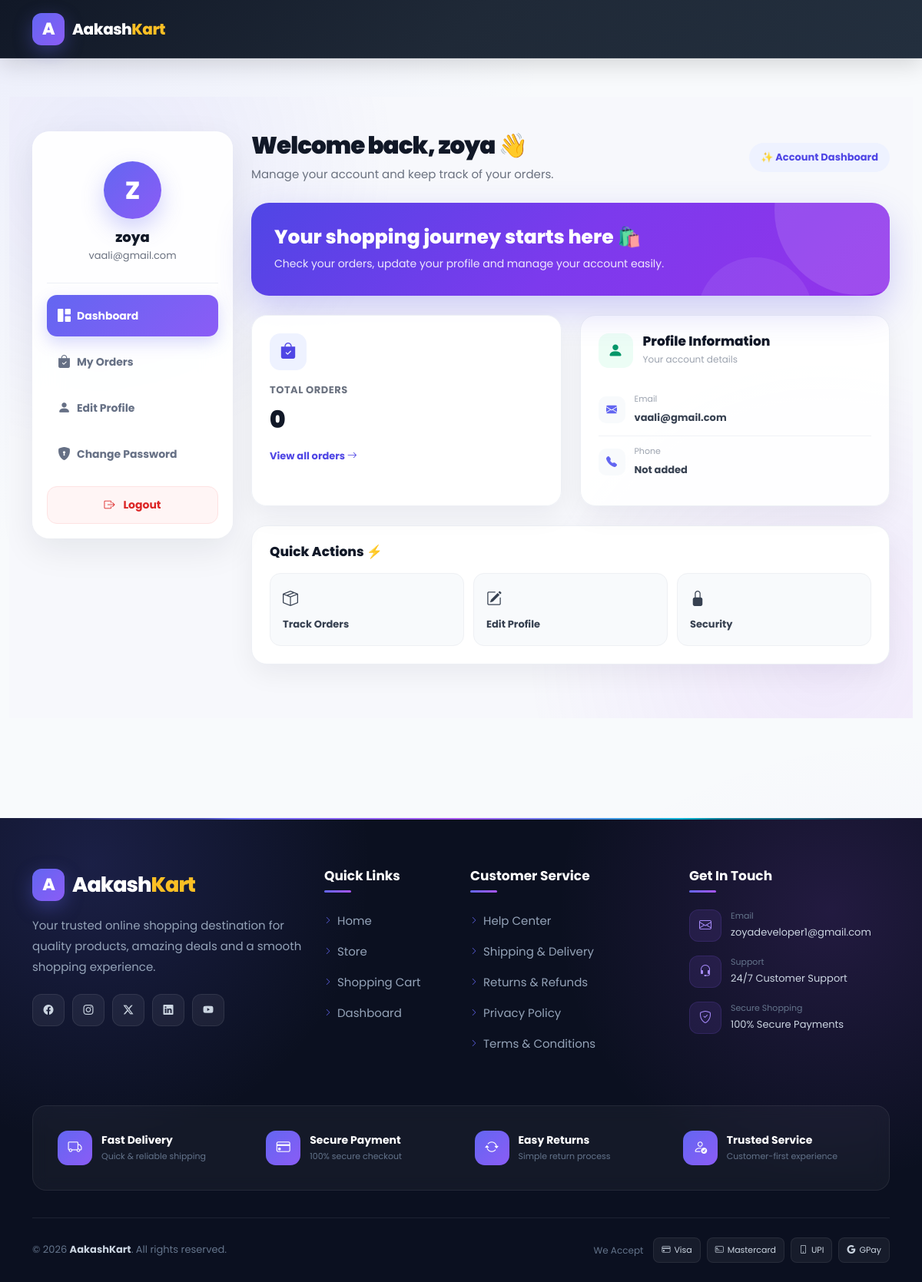
The page /accounts/dashboard/ (signed in) on the database as committed earlier.
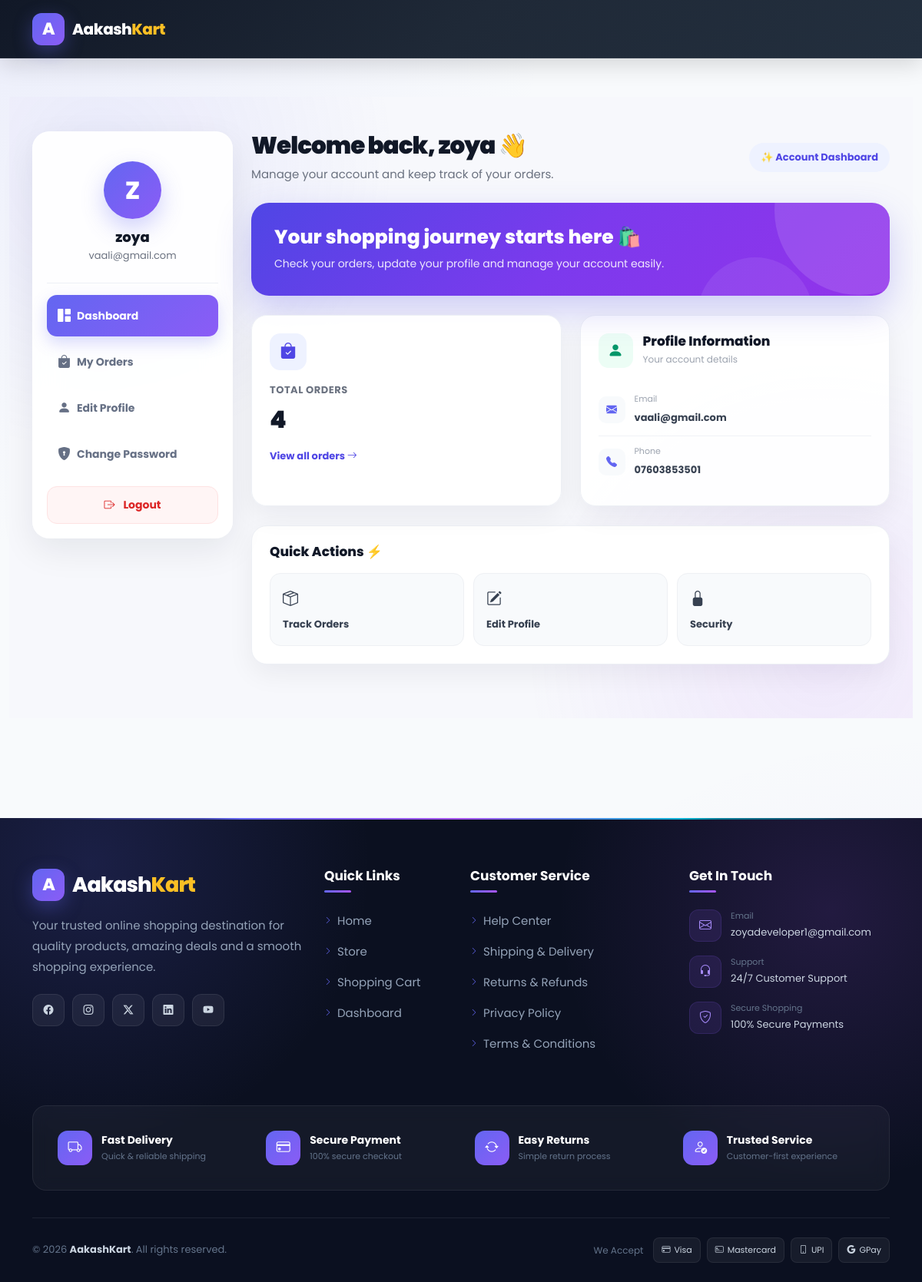
The same page on the database as committed later.
### accounts/models.py (models this page shows, shortened)
class Account(AbstractBaseUser):
    first_name     = models.CharField(max_length=50)
    last_name      = models.CharField(max_length=50)
    username       = models.CharField(max_length=50, unique=True)
    email          = models.EmailField(max_length=100, unique=True)
    phone_number   = models.CharField(max_length=15, blank=True)
    address_line_1 = models.CharField(max_length=100, blank=True)
    address_line_2 = models.CharField(max_length=100, blank=True)
    city           = models.CharField(max_length=50, blank=True)
    state          = models.CharField(max_length=50, blank=True)
    country        = models.CharField(max_length=50, blank=True)
    profile_picture = models.ImageField(upload_to='users/', blank=True, null=True)
    date_joined    = models.DateTimeField(auto_now_add=True)
    last_login     = models.DateTimeField(auto_now_add=True)
    is_admin       = models.BooleanField(default=False)
    is_staff       = models.BooleanField(default=False)
    is_active      = models.BooleanField(default=False)
    is_superadmin  = models.BooleanField(default=False)
    USERNAME_FIELD = 'email'
    REQUIRED_FIELDS = ['username', 'first_name', 'last_name']
    objects = MyAccountManager()

### accounts/views.py (the view)
# urls.py: path('dashboard/', views.dashboard, name='dashboard'),
@login_required(login_url='login')
def dashboard(request):
    orders_count = Order.objects.filter(user=request.user).count()
    return render(request, 'accounts/dashboard.html', {'orders_count': orders_count})

### templates/accounts/dashboard.html (shortened to what this page needs)
{% extends 'base.html' %}
{% load static %}
{% block content %}
<section class="dashboard-page">
    <div class="container">
        <div class="row g-4">
            <aside class="col-lg-3">
                <div class="dashboard-sidebar">
                    <div class="profile-mini">
                        <div class="profile-avatar">
                            {% if user.first_name %}
                                {{ user.first_name|first|upper }}
                            {% else %}
                                U
                            {% endif %}
                        </div>
                        <h5>
                            {{ user.first_name|default:"User" }}
                        </h5>
                        <p>
                            {{ user.email }}
                        </p>
                    </div>
                    <nav class="dashboard-nav">
                        <a
                            href="{% url 'dashboard' %}"
                            class="active"
                        >
                            <i class="bi bi-grid-1x2-fill"></i>
                            Dashboard
                        </a>
                        <a href="{% url 'my_orders' %}">
                            <i class="bi bi-bag-check-fill"></i>
                            My Orders
                        </a>
                        <a href="{% url 'edit_profile' %}">
                            <i class="bi bi-person-fill"></i>
                            Edit Profile
                        </a>
                        <a href="{% url 'change_password' %}">
                            <i class="bi bi-shield-lock-fill"></i>
                            Change Password
                        </a>
                    </nav>
                    <a
                        href="{% url 'logout' %}"
                        class="logout-btn"
                    >
                        <i class="bi bi-box-arrow-right me-2"></i>
                        Logout
                    </a>
                </div>
            </aside>
            <main class="col-lg-9">
                <div class="dashboard-header">
                    <div>
                        <h1>
                            Welcome back, {{ user.first_name|default:"User" }} 👋
                        </h1>
                        <p>
                            Manage your account and keep track of your orders.
                        </p>
                    </div>
                    <div class="welcome-badge">
                        ✨ Account Dashboard
                    </div>
                </div>
                <div class="welcome-card">
                    <div class="welcome-card-content">
                        <h2>
                            Your shopping journey starts here 🛍️
                        </h2>
                        <p>
                            Check your orders, update your profile and manage your account easily.
                        </p>
                    </div>
                </div>
                <div class="row g-4">
                    <div class="col-md-6">
                        <div class="stat-card">
                            <div class="stat-icon orders-icon">
                                <i class="bi bi-bag-check-fill"></i>
                            </div>
                            <h6>
                                Total Orders
                            </h6>
                            <div class="stat-number">
                                {{ orders_count }}
                            </div>
                            <a
                                href="{% url 'my_orders' %}"
                                class="stat-link"
                            >
                                View all orders
                                <i class="bi bi-arrow-right"></i>
                            </a>
                        </div>
                    </div>
                    <div class="col-md-6">
                        <div class="profile-card">
                            <div class="profile-card-header">
                                <div class="profile-card-icon">
                                    <i class="bi bi-person-fill"></i>
                                </div>
                                <div>
                                    <h5>
                                        Profile Information
                                    </h5>
                                    <small>
                                        Your account details
                                    </small>
                                </div>
                            </div>
                            <div class="profile-detail">
                                <div class="detail-icon">
                                    <i class="bi bi-envelope-fill"></i>
                                </div>
                                <div class="detail-text">
                                    <small>Email</small>
                                    <span>
                                        {{ user.email }}
                                    </span>
                                </div>
                            </div>
                            <div class="profile-detail">
                                <div class="detail-icon">
                                    <i class="bi bi-telephone-fill"></i>
                                </div>
                                <div class="detail-text">
                                    <small>Phone</small>
                                    <span>
                                        {{ user.phone_number|default:"Not added" }}
                                    </span>
                                </div>
                            </div>
                        </div>
                    </div>
                </div>
                <div class="quick-card">
                    <h5>
                        Quick Actions ⚡
                    </h5>
                    <div class="quick-actions">
                        <a
                            href="{% url 'my_orders' %}"
                            class="quick-action"
                        >
                            <i class="bi bi-box-seam"></i>
                            Track Orders
                        </a>
                        <a
                            href="{% url 'edit_profile' %}"
                            class="quick-action"
                        >
                            <i class="bi bi-pencil-square"></i>
                            Edit Profile
                        </a>
                        <a
                            href="{% url 'change_password' %}"
                            class="quick-action"
                        >
                            <i class="bi bi-lock-fill"></i>
                            Security
                        </a>
                    </div>
                </div>
            </main>
        </div>
    </div>
</section>
{% endblock %}

Rows that differ between the two databases and show on the page:
changed Account "zoya": phone_number "Not added" → "07603853501"
Other text that changed with them:
{{ orders_count }}: "0" → "4"
